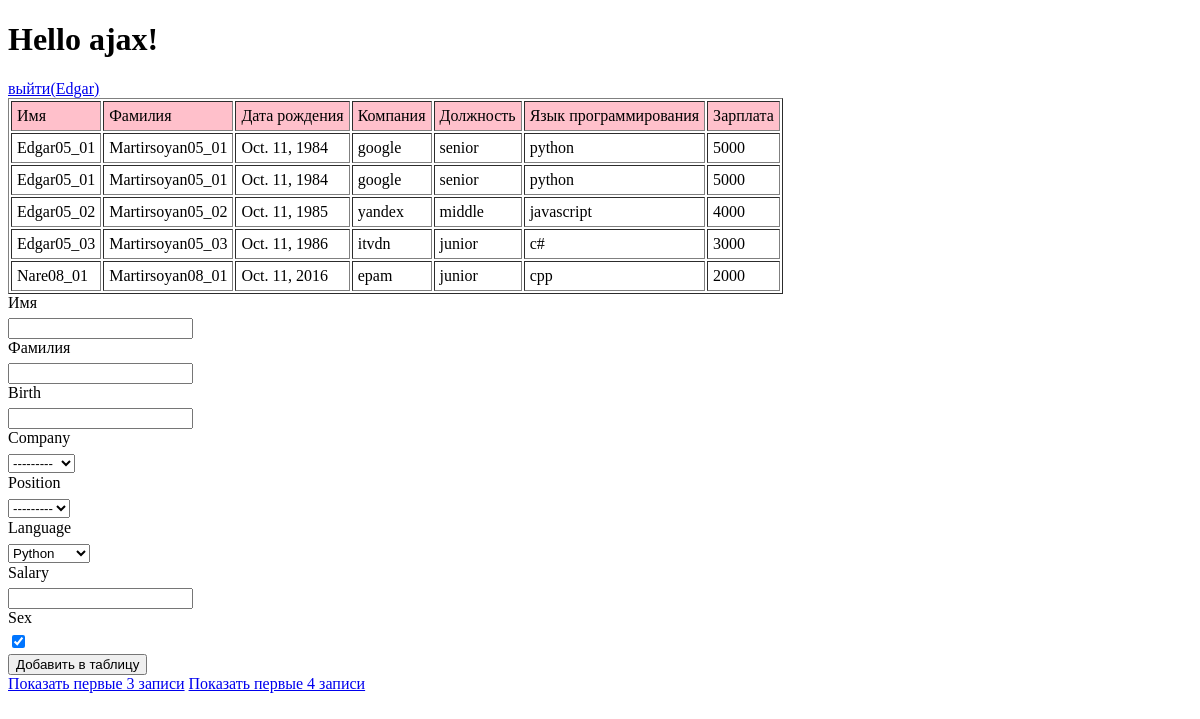
The page /lesson_eighth/ (signed in) on the database its author committed.
### lesson_sixth/models.py (models this page shows, shortened)
class Human(models.Model):
    objects = None
    CHOICE_COMPANY  = (
        ('google', 'Google'),
        ('yandex', 'Yandex'),
        ('itvdn', 'Itvdn'),
        ('epam', 'Epam'),
    )
    POSITION_CHOICES = (
        ('senior', 'Senior'),
        ('middle', 'Middle'),
        ('junior', 'Junior'),
    )
    PYTHON = 'python'
    JAVASCRIPT = 'javascript'
    CS = 'c#'
    CPP = 'cpp'
    LANGUAGE_CHOICES = (
        (PYTHON , 'Python'),
        (JAVASCRIPT , 'Javascript'),
        (CS , 'C#'),
        (CPP , 'C++'),
    )
    name = models.CharField(max_length=50, verbose_name="Имя")
    surname = models.CharField(max_length=50, verbose_name="Фамилия")
    birth = models.DateField(auto_now_add=False, auto_now=False)
    company = models.CharField(max_length=150, choices=CHOICE_COMPANY)
    position = models.CharField(max_length=15, choices=POSITION_CHOICES)
    language = models.CharField(max_length=10, choices= LANGUAGE_CHOICES, default=PYTHON)
    salary = models.IntegerField()
    sex = models.BooleanField(default=True)

### lesson_eighth/views.py (the view)
class MainView(TemplateView):
    template_name = 'ajax.html'
    human_form  = HumanForm
    def get(self , request):
        ctx = {}
        ctx['script'] = 'alert(5555555);'
        if request.user.is_authenticated:
            all_humans  = Human.objects.all()
            ctx['humans'] = all_humans
            ctx['human_form'] = self.human_form
            return render(request , self.template_name ,  ctx)
        else:
            return render(request , self.template_name , ctx)

### lesson_eighth/templates/ajax.html (shortened to what this page needs)
{% load staticfiles %}
<!DOCTYPE html>
<html lang="en">
<head>
    <link rel="stylesheet" href="{% static 'css/style.css' %}">
</head>
<body>
<h1>Hello ajax!</h1>
{% if user.is_authenticated  %}
<a href="logout">выйти({{user.username}})</a>
{% else %}
<a href="register">Регистрация на сайте</a>
<a href="login">Авторизация</a>
{% endif %}
{% if user.is_authenticated %}
<table id = 'table_id' border = '1' cellpadding="5px">
    <tr style = 'background : pink; color: black;'>
        <td>Имя</td>
        <td>Фамилия</td>
        <td>Дата рождения</td>
        <td>Компания</td>
        <td>Должность</td>
        <td>Язык программирования</td>
        <td>Зарплата</td>
       </tr>
{% for elem in humans %}
    <tr>
        <td>{{elem.name}}</td>
        <td>{{elem.surname}}</td>
        <td>{{elem.birth}}</td>
        <td>{{elem.company}}</td>
        <td>{{elem.position}}</td>
        <td>{{elem.language}}</td>
        <td>{{elem.salary}}</td>
    </tr>
{% endfor %}
</table>
  <form id = 'add-human' action="add-human/" method = 'post'>
        {% for field in human_form %}
        <label for="">{{field.label}}</label>
        <div>{{field}}</div>
        {% endfor %}
        <button type = 'submit'>Добавить в таблицу</button>
    </form>
<a href = 'show-three' id = 'show-three' >Показать первые 3 записи</a>
<a href = 'show-four' id = 'show-four' >Показать первые 4 записи</a>
{% endif %}
</body>
</html>

### lesson_third/static/styles/style.css (style rules this page uses)
div { font-size: 24px; }

### rows shown on the page
Human: name "Edgar05_01", surname "Martirsoyan05_01", birth "Oct. 11, 1984", company "google", position "senior", language "python", salary "5000"
Human: name "Edgar05_01", surname "Martirsoyan05_01", birth "Oct. 11, 1984", company "google", position "senior", language "python", salary "5000"
Human: name "Edgar05_02", surname "Martirsoyan05_02", birth "Oct. 11, 1985", company "yandex", position "middle", language "javascript", salary "4000"
Human: name "Edgar05_03", surname "Martirsoyan05_03", birth "Oct. 11, 1986", company "itvdn", position "junior", language "c#", salary "3000"
Human: name "Nare08_01", surname "Martirsoyan08_01", birth "Oct. 11, 2016", company "epam", position "junior", language "cpp", salary "2000"

### other values the page prints
{{ user.username }} "Edgar"
{{ field.label }} "Имя" "Фамилия" "Birth" "Company" "Position" "Language" "Salary" "Sex"
